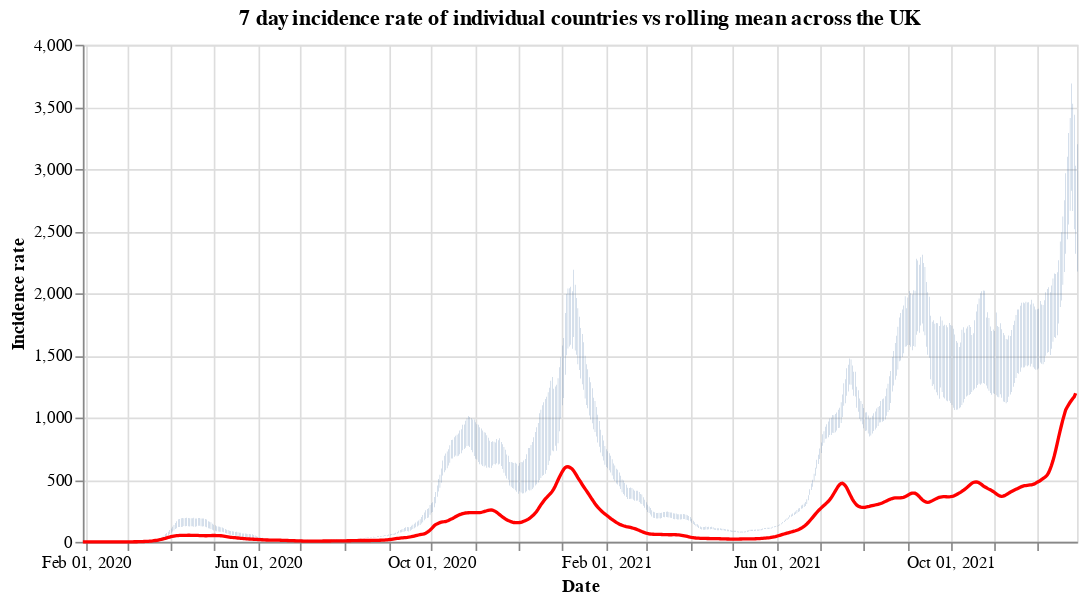

Notebook code cell kept with this figure:
### Code cell
#collapse
countries = uk_cases['areaName'].unique()
countries.sort()

selection = alt.selection_single(
    name='Select',
    fields=['areaName'],
    init={'areaName': 'Wales'},
    bind={'areaName': alt.binding_select(options=countries)}
)

# scatter plot, modify opacity based on selection
bars = alt.Chart(uk_cases).mark_bar().add_selection(
    selection
).encode(
    x=alt.X("yearmonthdate(date):T", axis=alt.Axis(title='Date')),
    y=alt.Y("weeklyCasesRate:Q", axis=alt.Axis(title='Incidence rate')),
    tooltip='weeklyCasesRate:Q',
    opacity=alt.condition(selection, alt.value(1), alt.value(0))
).properties(title=f'7 day incidence rate of individual countries vs rolling mean across the UK', width=600)

line = alt.Chart(overview_cases).mark_line(
    color='red',
    size=2,
).transform_window(
    rolling_mean='mean(weeklyCasesRate)',
    frame=[0, 7]
).encode(
    x='yearmonthdate(date):T',
    y='rolling_mean:Q'
)

alt.layer(bars, line)

### Figure 1 — Vega-Lite specification as saved in the notebook (floating-point values rounded to 4 significant figures; data arrays with more than 128 entries replaced by an {"elided": "..."} marker saying what was removed)
{"config": {"view": {"continuousWidth": 400, "continuousHeight": 300}}, "layer": [{"data": {"name": "data-b0fa7c2dfe5f42a8690853ff88770778"}, "mark": "bar", "encoding": {"opacity": {"condition": {"value": 1, "selection": "Select"}, "value": 0}, "tooltip": {"type": "quantitative", "field": "weeklyCasesRate"}, "x": {"type": "temporal", "axis": {"title": "Date"}, "field": "date", "timeUnit": "yearmonthdate"}, "y": {"type": "quantitative", "axis": {"title": "Incidence rate"}, "field": "weeklyCasesRate"}}, "selection": {"Select": {"type": "single", "fields": ["areaName"], "init": {"areaName": "Wales"}, "bind": {"areaName": {"input": "select", "options": ["England", "Northern Ireland", "Scotland", "Wales"]}}}}, "title": "7 day incidence rate of individual countries vs rolling mean across the UK", "width": 600}, {"data": {"name": "data-c4aa2671fb60deb62b366540e63d0891"}, "mark": {"type": "line", "color": "red", "size": 2}, "encoding": {"x": {"type": "temporal", "field": "date", "timeUnit": "yearmonthdate"}, "y": {"type": "quantitative", "field": "rolling_mean"}}, "transform": [{"window": [{"op": "mean", "field": "weeklyCasesRate", "as": "rolling_mean"}], "frame": [0, 7]}]}], "$schema": "https://vega.github.io/schema/vega-lite/v4.8.1.json", "datasets": {"data-b0fa7c2dfe5f42a8690853ff88770778": {"elided": "2704 records"}, "data-c4aa2671fb60deb62b366540e63d0891": {"elided": "699 records"}}}
